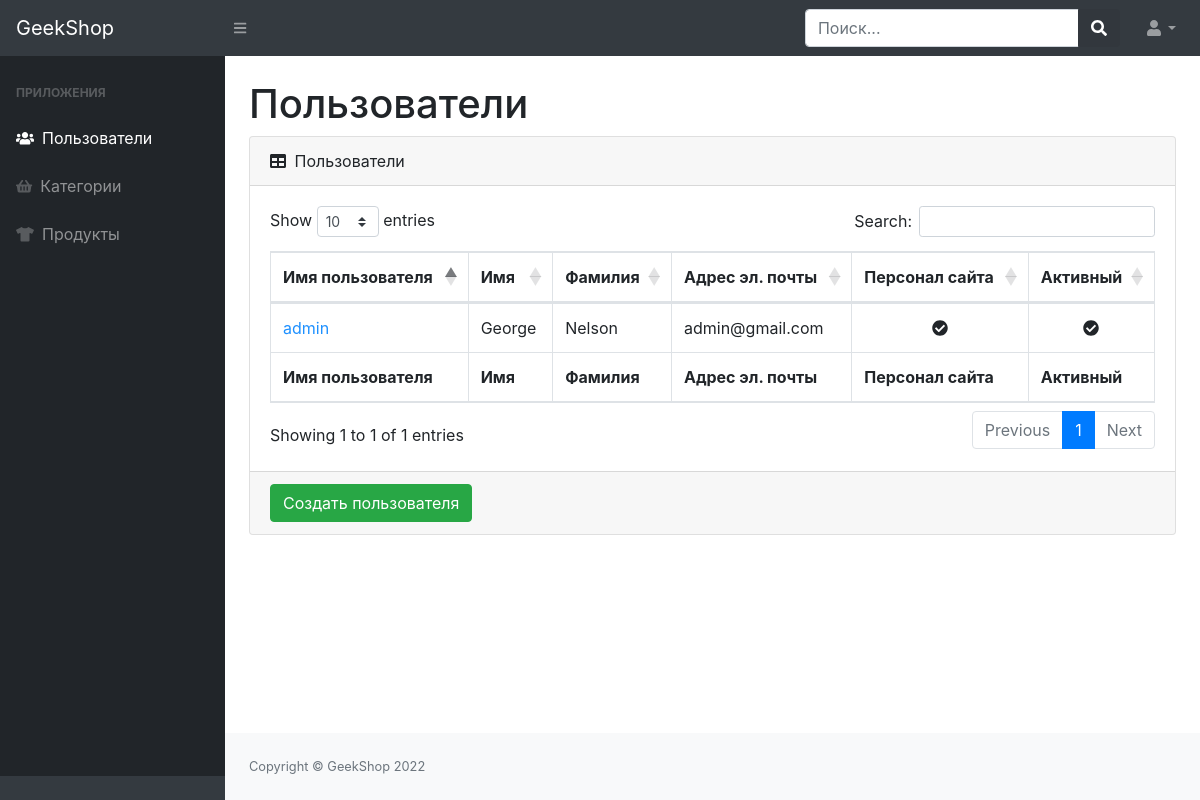
/admins-staff/users-admin/ (signed in), run on the app's committed database.
### users/models.py (models this page shows, shortened)
class User(AbstractUser):
    image = models.ImageField(upload_to='users_images', null=True, blank=True)
    birthday = models.PositiveIntegerField('Age', null=True)

### admins/views.py (the view)
# urls.py: path('users-admin/', UserAdminListView.as_view(), name='admin_users'),
class UserAdminListView(CommonMixin, ListView):
    model = User
    template_name = 'admins/admin-users-read.html'
    title = 'GeekShop - Admin'
    @method_decorator(user_passes_test(lambda u: u.is_staff))
    def dispatch(self, request, *args, **kwargs):
        return super(UserAdminListView, self).dispatch(request, *args, **kwargs)

### admins/views.py (called while the page is built)
    def get_context_data(self, *args, **kwargs):
        context = super(CommonMixin, self).get_context_data(object_list=None, *args, **kwargs)
        context['title'] = self.title
        return context

### admins/templates/admins/admin-users-read.html (shortened to what this page needs)
{% extends 'admins/base.html' %}
{% block content %}
    <main>
            <div class="container-fluid">
                <h1 class="mt-4">Пользователи</h1>
                <div class="card mb-4">
                    <div class="card-header">
                        <i class="fas fa-table mr-1"></i>
                        Пользователи
                    </div>
                    <div class="card-body">
                        <div class="table-responsive">
                            <table class="table table-bordered" id="dataTable" width="100%" cellspacing="0">
                                <thead>
                                <tr>
                                    <th>Имя пользователя</th>
                                    <th>Имя</th>
                                    <th>Фамилия</th>
                                    <th>Адрес эл. почты</th>
                                    <th>Персонал сайта</th>
                                    <th>Активный</th>
                                </tr>
                                </thead>
                                <tfoot>
                                <tr>
                                    <th>Имя пользователя</th>
                                    <th>Имя</th>
                                    <th>Фамилия</th>
                                    <th>Адрес эл. почты</th>
                                    <th>Персонал сайта</th>
                                    <th>Активный</th>
                                </tr>
                                </tfoot>
                                <tbody>
                                {% for user in object_list %}
                                    <tr>
                                    <td><a href="{% url 'admins_staff:admin_users_update' user.id %}" style="color: dodgerblue">
                                        {{ user.username }}</a></td>
                                    <td>{{ user.first_name }}</td>
                                    <td>{{ user.last_name }} </td>
                                    <td>{{ user.email }}</td>
                                    <td class="text-center">
                                        {% if user.is_staff %}
                                            <i class="fas fa-check-circle"></i>
                                        {% else %}
                                            <i class="fas fa-times-circle"></i>
                                        {% endif %} </td>
                                    <td class="text-center">
                                        {% if user.is_active %}
                                            <i class="fas fa-check-circle"></i>
                                        {% else %}
                                            <i class="fas fa-times-circle"></i>
                                        {% endif %} </td>
                                </tr>
                                {% endfor %}
                                </tbody>
                            </table>
                        </div>
                    </div>
                    <div class="card-footer">
                        <a href="{% url 'admins_staff:admin_users_create' %}">
                            <button class="btn btn-success">Создать пользователя</button>
                        </a>
                    </div>
                </div>
            </div>
        </main>
{% endblock %}

### data on the page
User: username "admin", first_name "George", last_name "Nelson", email "admin@gmail.com", is_staff True (drawn), is_active True (drawn)
